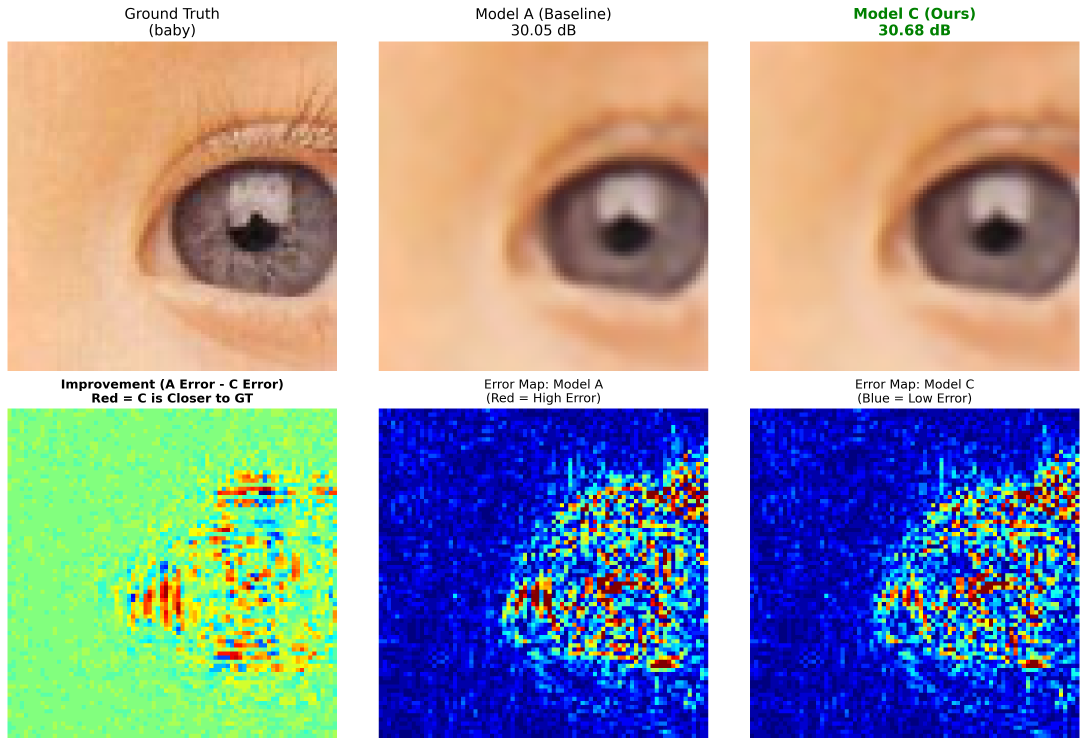
#> input picture figs/sprint_evidence_baby.png, 4347 x 2982 px, given in place of baby.png, which was not available (shown at 1/4 size)
$ python plot_sprint_evidence.py
#> lines starting #> are read from the running program, lines starting #| are printed output that depends on the picture; pictures that were not available may be replaced by others from this repository, and a replacement may not be noted
import cv2
import numpy as np
import os
import matplotlib.pyplot as plt

# ==========================================
# CONFIGURATION: SPRINT BATCH HUNTER
# ==========================================
# 1. Ground Truth Path
dir_gt = r'testsets\Set5\HR'

# 2. Model A (Baseline - 20k)
# Note: Using the training log images because they are definitely separated by folder name
dir_model_a = r'superresolution\student_A_L1_x4\images'

# 3. Model C (Ours - 20k)
dir_model_c = r'superresolution\student_C_v1_delayed_x4\images'

# The complete Set5 list
img_names = ['baby', 'bird', 'butterfly', 'head', 'woman']

# Output folder
os.makedirs('figs', exist_ok=True)

# Helper: Calculate Y-Channel PSNR
def get_y_psnr(img1, img2):
    img1_y = cv2.cvtColor(img1, cv2.COLOR_BGR2YCrCb)[:, :, 0]
    img2_y = cv2.cvtColor(img2, cv2.COLOR_BGR2YCrCb)[:, :, 0]
    mse = np.mean((img1_y.astype(np.float32) - img2_y.astype(np.float32)) ** 2)
    if mse == 0: return 100
    return 20 * np.log10(255.0 / np.sqrt(mse))

print("Starting Sprint Comparison (Model A vs Model C)...")

for img_name in img_names:
    print(f"Processing {img_name}...")

    # --- 1. LOAD IMAGES ---
    # Construct paths based on Training Log structure: 'images/imgnamex4/imgnamex4_20000.png'
    p_gt = os.path.join(dir_gt, f"{img_name}.png")

    # Model A Path
    p_a = os.path.join(dir_model_a, f"{img_name}x4", f"{img_name}x4_20000.png")

    # Model C Path
    p_c = os.path.join(dir_model_c, f"{img_name}x4", f"{img_name}x4_20000.png")

    img_gt = cv2.imread(p_gt)
#> img_gt is the input picture: shape (2982, 4347, 3); mean B, G, R 163.5, 158.3, 157.5
    img_a = cv2.imread(p_a)
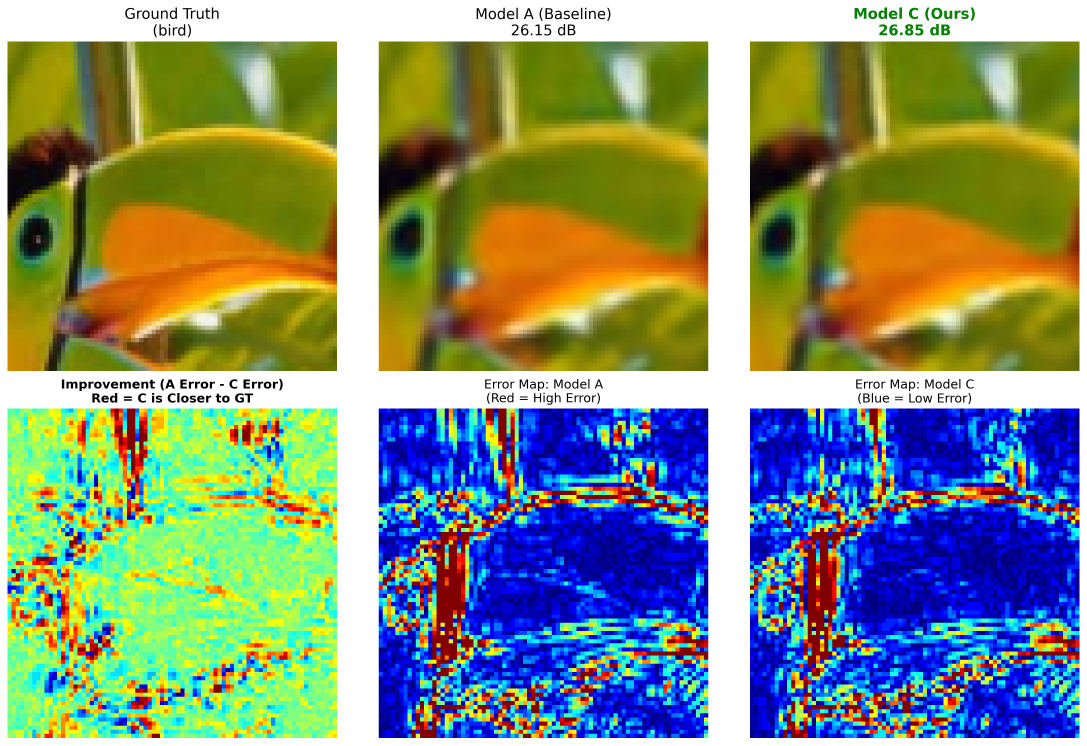
#> input picture figs/sprint_evidence_bird.png, 4347 x 2982 px, given in place of babyx4_20000.png, which was not available (shown at 1/4 size)
#> img_a is the input picture: shape (2982, 4347, 3); mean B, G, R 119.7, 146.7, 132.7
    img_c = cv2.imread(p_c)

    if img_gt is None or img_a is None or img_c is None:
        print(f"  -> Skipping {img_name}. Check paths.")
        continue

    # --- 2. CALCULATE ERROR MAPS ---
    gray_gt = cv2.cvtColor(img_gt, cv2.COLOR_BGR2GRAY).astype(np.float32)
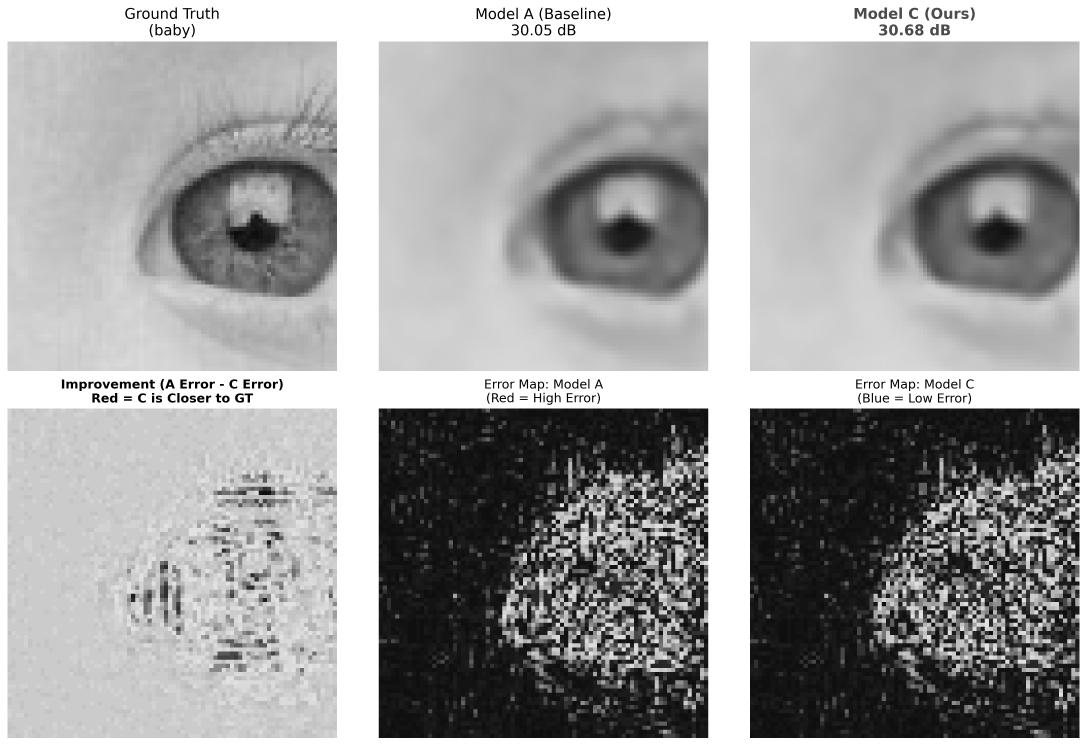
#> gray_gt: shape (2982, 4347) float32 (shown at 1/4 size); min 0, max 255, mean 158.7
    gray_a = cv2.cvtColor(img_a, cv2.COLOR_BGR2GRAY).astype(np.float32)
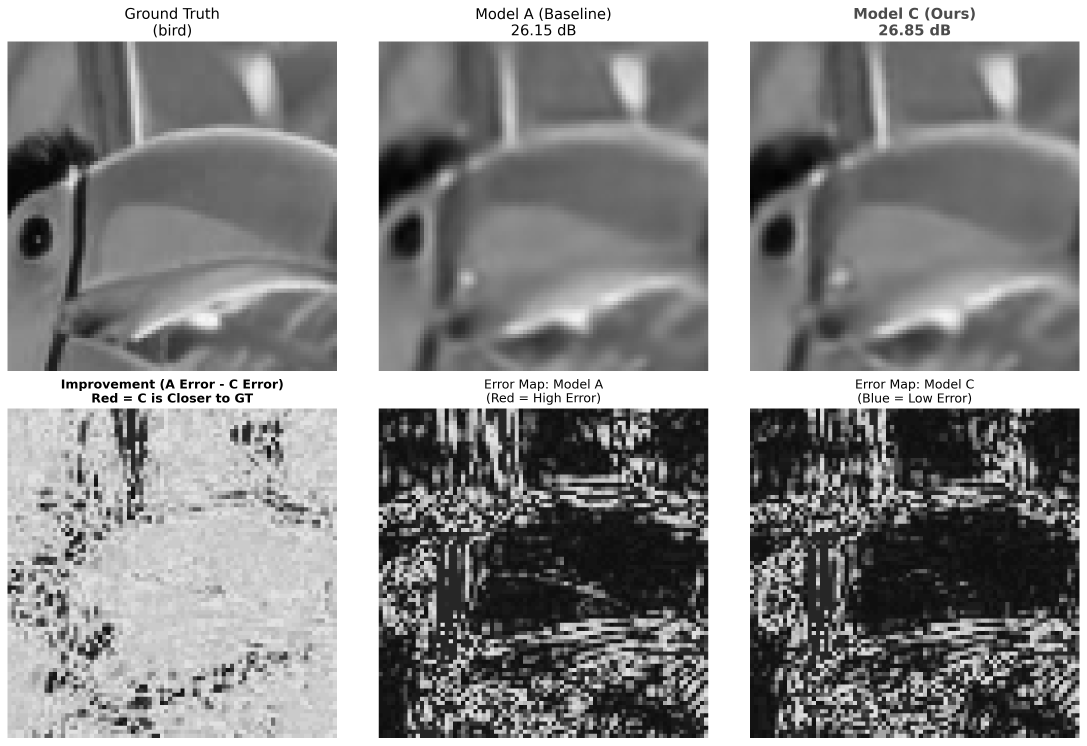
#> gray_a: shape (2982, 4347) float32 (shown at 1/4 size); min 0, max 255, mean 139.5
    gray_c = cv2.cvtColor(img_c, cv2.COLOR_BGR2GRAY).astype(np.float32)

    # Absolute Error (|GT - Pred|)
    abs_diff_a = cv2.absdiff(gray_gt, gray_a)
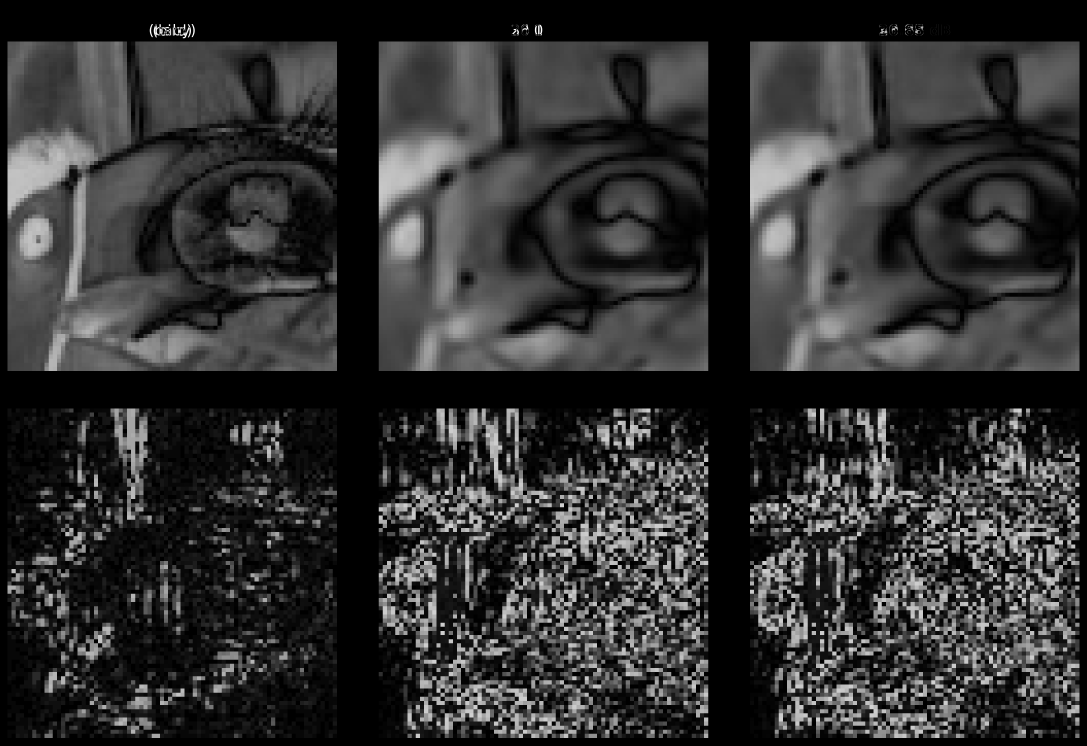
#> abs_diff_a: shape (2982, 4347) float32 (shown at 1/4 size); min 0, max 255, mean 49.5
    abs_diff_c = cv2.absdiff(gray_gt, gray_c)

    # Improvement Map: (Error A) - (Error C)
    # Positive (Red) = A was worse than C (C Wins)
    improvement_map = abs_diff_a - abs_diff_c
#> improvement_map: shape (2982, 4347) float32; every value is 0

    # --- 3. HUNT FOR BEST CROP ---
    patch_size = 80
    best_score = -999999
    best_y, best_x = 0, 0

    h, w = gray_gt.shape
#> h = 2982; w = 4347
    for y in range(0, h - patch_size, 10):
        for x in range(0, w - patch_size, 10):
            score = np.sum(improvement_map[y:y+patch_size, x:x+patch_size])
            if score > best_score:
                best_score = score
                best_y, best_x = y, x
#> after the loop, best_score = 0; best_x = 0; best_y = 0

    # --- 4. EXTRACT CROPS ---
    y, x = best_y, best_x
#> y = 0; x = 0
    crop_gt = img_gt[y:y+patch_size, x:x+patch_size]
#> crop_gt: shape (80, 80, 3); every value is 255
    crop_a = img_a[y:y+patch_size, x:x+patch_size]
    crop_c = img_c[y:y+patch_size, x:x+patch_size]

    # Extract patches for maps
    crop_err_a = abs_diff_a[y:y+patch_size, x:x+patch_size]
#> crop_err_a: shape (80, 80) float32; every value is 0
    crop_err_c = abs_diff_c[y:y+patch_size, x:x+patch_size]
    crop_imp = improvement_map[y:y+patch_size, x:x+patch_size]

    # Calculate Local PSNR
    psnr_a = get_y_psnr(crop_gt, crop_a)
#> in get_y_psnr, `img1_y = cv2.cvtColor(img1, cv2.COLOR_BGR2YCrCb)[:, :, 0]`: img1_y: shape (80, 80); every value is 255
#> psnr_a = 100
    psnr_c = get_y_psnr(crop_gt, crop_c)
#> psnr_c = 100
    gain = psnr_c - psnr_a
#> gain = 0

    # --- 5. VISUALIZE MAPS ---
    amp = 10

    # Error Maps (Blue=Good, Red=Bad Error)
    vis_err_a = cv2.applyColorMap(np.clip(crop_err_a * amp, 0, 255).astype(np.uint8), cv2.COLORMAP_JET)
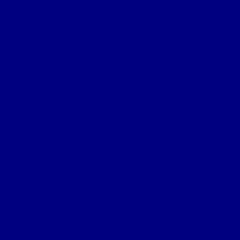
#> vis_err_a: shape (80, 80, 3) (shown 3 times larger); mean B, G, R 128, 0, 0
    vis_err_c = cv2.applyColorMap(np.clip(crop_err_c * amp, 0, 255).astype(np.uint8), cv2.COLORMAP_JET)

    # Improvement Map (Red=Improvement)
    vis_imp = np.clip(crop_imp * 10 + 128, 0, 255).astype(np.uint8)
#> vis_imp: shape (80, 80); every value is 128
    vis_imp = cv2.applyColorMap(vis_imp, cv2.COLORMAP_JET)
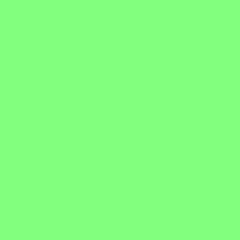
#> vis_imp: shape (80, 80, 3) (shown 3 times larger); mean B, G, R 126, 255, 130

    # Convert to RGB
    crop_gt = cv2.cvtColor(crop_gt, cv2.COLOR_BGR2RGB)
    crop_a = cv2.cvtColor(crop_a, cv2.COLOR_BGR2RGB)
    crop_c = cv2.cvtColor(crop_c, cv2.COLOR_BGR2RGB)
    vis_err_a = cv2.cvtColor(vis_err_a, cv2.COLOR_BGR2RGB)
    vis_err_c = cv2.cvtColor(vis_err_c, cv2.COLOR_BGR2RGB)
    vis_imp = cv2.cvtColor(vis_imp, cv2.COLOR_BGR2RGB)

    # --- 6. PLOT ---
    fig, axs = plt.subplots(2, 3, figsize=(15, 10))

    # ROW 1: The Images
    axs[0, 0].imshow(crop_gt)
    axs[0, 0].set_title(f"Ground Truth\n({img_name})", fontsize=14)
    axs[0, 0].axis('off')

    axs[0, 1].imshow(crop_a)
    axs[0, 1].set_title(f"Model A (Baseline)\n{psnr_a:.2f} dB", fontsize=14)
    axs[0, 1].axis('off')

    t_color = 'green' if gain > 0 else 'red'
#> t_color = 'red'
    axs[0, 2].imshow(crop_c)
    axs[0, 2].set_title(f"Model C (Ours)\n{psnr_c:.2f} dB", fontsize=14, fontweight='bold', color=t_color)
    axs[0, 2].axis('off')

    # ROW 2: The Error Analysis
    axs[1, 0].imshow(vis_imp)
    axs[1, 0].set_title(f"Improvement (A Error - C Error)\nRed = C is Closer to GT", fontsize=12, fontweight='bold')
    axs[1, 0].axis('off')

    axs[1, 1].imshow(vis_err_a)
    axs[1, 1].set_title(f"Error Map: Model A\n(Red = High Error)", fontsize=12)
    axs[1, 1].axis('off')

    axs[1, 2].imshow(vis_err_c)
    axs[1, 2].set_title(f"Error Map: Model C\n(Blue = Low Error)", fontsize=12)
    axs[1, 2].axis('off')

    plt.tight_layout()
    save_path = f'figs/sprint_evidence_{img_name}.png'
    plt.savefig(save_path, dpi=300, bbox_inches='tight')
    plt.close()
    print(f"  -> Saved {save_path} (Patch Gain: {gain:+.2f} dB)")
#|   -> Saved figs/sprint_evidence_baby.png (Patch Gain: +0.00 dB)

print("Done! Check 'figs/' for sprint_evidence images.")
